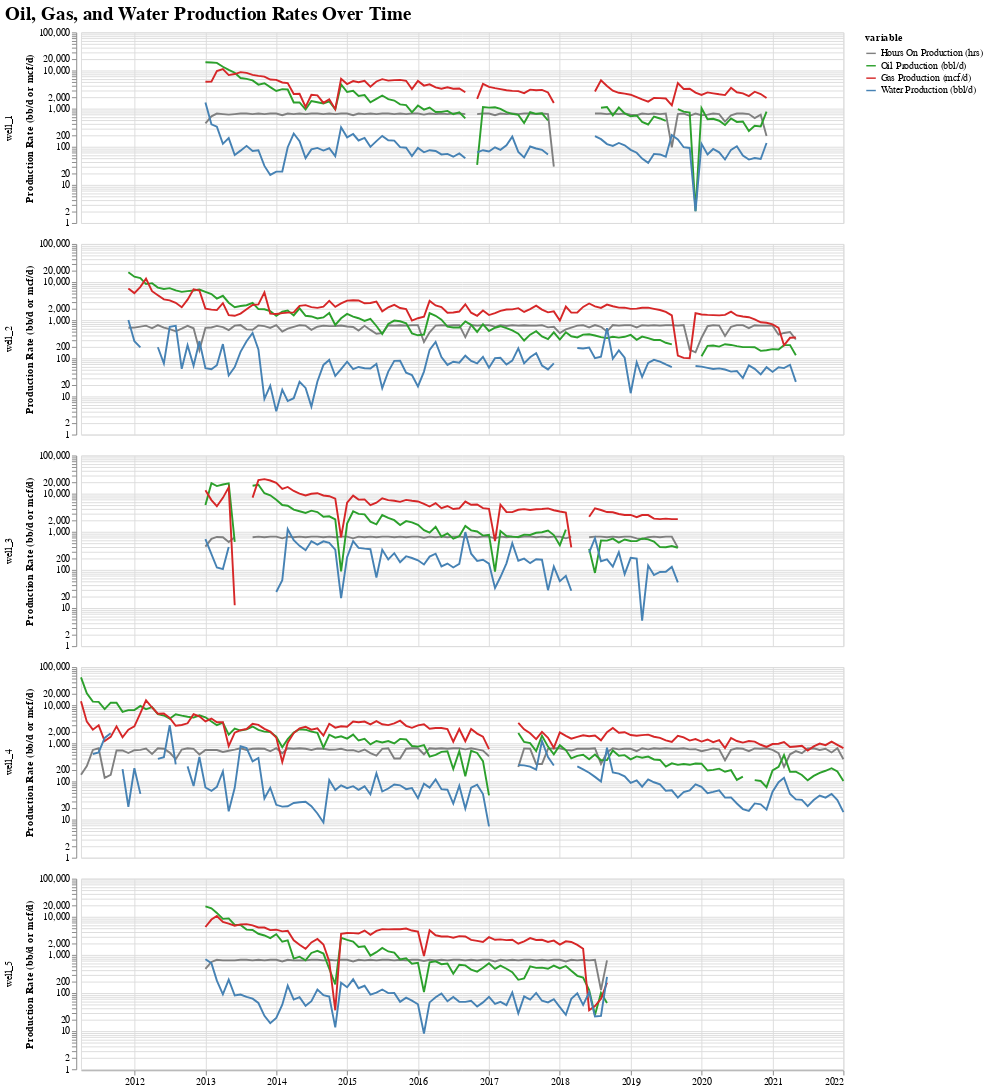

The notebook cell saved with this chart:
### Markdown cell above
#### Production Time Series Plots
- Oil and natural gas production rates typically exponentially decline over time so they are plotted on a semi-log plot over time.

### Code cell
# Create labels for plot
prod_rate_dict = {
    'production_hours':'Hours On Production (hrs)',
    'oil_producing_daily_avg (bbl/day)':'Oil Production (bbl/d)',
    'gas_producing_daily_avg (mcf/day)':'Gas Production (mcf/d)',
    'water_producing_daily_avg (bbl/day)':'Water Production (bbl/d)'
}

# Convert data into a dataframe for Altair plotting
prod_rate_chart_df = (
    df[['well_name', 'date'] + [k for k in prod_rate_dict.keys()]]
        .rename(prod_rate_dict, axis=1)
        .replace({0:np.nan})
        .melt(id_vars=['well_name', 'date'], value_vars=[v for v in prod_rate_dict.values()])
)

# Create plot of log-scaled time series for oil rate, gas rate, water rate, and hours on for each well
alt.Chart(prod_rate_chart_df).mark_line().encode(
    alt.X('date:T').title(None),
    alt.Y('value:Q').scale(type='log').title('Production Rate (bb/d or mcf/d)'),
    alt.Color('variable:N').scale(domain=[v for v in prod_rate_dict.values()], range=['grey', '#2ca02c', '#d62728', 'steelblue']),
    alt.Row('well_name:N').title(None),
    alt.Tooltip(['value:Q'])
).properties(
    height = 200,
    width = 800,
    title=alt.Title('Oil, Gas, and Water Production Rates Over Time', fontSize=20, anchor='start')
)

### Figure 1 — Vega-Lite specification as saved in the notebook (floating-point values rounded to 4 significant figures; data arrays with more than 128 entries replaced by an {"elided": "..."} marker saying what was removed)
{"config": {"view": {"continuousWidth": 300, "continuousHeight": 300}}, "data": {"name": "data-00f9d9cdb6ab982e81e545fd8303e618"}, "mark": {"type": "line"}, "encoding": {"color": {"field": "variable", "scale": {"domain": ["Hours On Production (hrs)", "Oil Production (bbl/d)", "Gas Production (mcf/d)", "Water Production (bbl/d)"], "range": ["grey", "#2ca02c", "#d62728", "steelblue"]}, "type": "nominal"}, "row": {"field": "well_name", "title": null, "type": "nominal"}, "tooltip": [{"field": "value", "type": "quantitative"}], "x": {"field": "date", "title": null, "type": "temporal"}, "y": {"field": "value", "scale": {"type": "log"}, "title": "Production Rate (bb/d or mcf/d)", "type": "quantitative"}}, "height": 200, "title": {"text": "Oil, Gas, and Water Production Rates Over Time", "anchor": "start", "fontSize": 20}, "width": 800, "$schema": "https://vega.github.io/schema/vega-lite/v5.20.1.json", "datasets": {"data-00f9d9cdb6ab982e81e545fd8303e618": {"elided": "1960 records"}}}
